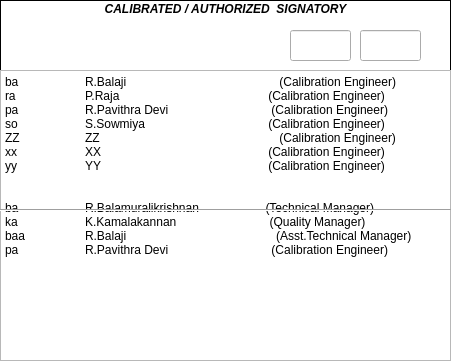
           <widget class="QGroupBox" name="groupBox_12">
            <property name="geometry">
             <rect>
              <x>260</x>
              <y>960</y>
              <width>451</width>
              <height>361</height>
             </rect>
            </property>
            <property name="font">
             <font>
              <weight>75</weight>
              <italic>true</italic>
              <bold>true</bold>
             </font>
            </property>
            <property name="styleSheet">
             <string notr="true">QGroupBox{background-color: white;
    border: 1px solid black;
    margin-top: 0.5em;
}




</string>
            </property>
            <property name="title">
             <string>CALIBRATED / AUTHORIZED  SIGNATORY</string>
            </property>
            <property name="alignment">
             <set>Qt::AlignCenter</set>
            </property>
            <widget class="QPlainTextEdit" name="plainTextEdit">
             <property name="geometry">
              <rect>
               <x>0</x>
               <y>70</y>
               <width>451</width>
               <height>291</height>
              </rect>
             </property>
             <property name="plainText">
              <string>ba	R.Balaji                                              (Calibration Engineer)
ra	P.Raja                         	       (Calibration Engineer)
pa	R.Pavithra Devi                               (Calibration Engineer)
so	S.Sowmiya                             	       (Calibration Engineer)
ZZ	ZZ                                                      (Calibration Engineer)
xx	XX                           	       (Calibration Engineer)
yy	YY                          	       (Calibration Engineer)


ba	R.Balamuralikrishnan                    (Technical Manager)
ka	K.Kamalakannan                            (Quality Manager)
baa	R.Balaji                                             (Asst.Technical Manager)
pa	R.Pavithra Devi                               (Calibration Engineer)</string>
             </property>
            </widget>
            <widget class="Line" name="line_4">
             <property name="geometry">
              <rect>
               <x>0</x>
               <y>200</y>
               <width>451</width>
               <height>20</height>
              </rect>
             </property>
             <property name="orientation">
              <enum>Qt::Horizontal</enum>
             </property>
            </widget>
            <widget class="QLineEdit" name="lineEdit_38">
             <property name="geometry">
              <rect>
               <x>290</x>
               <y>30</y>
               <width>61</width>
               <height>31</height>
              </rect>
             </property>
             <property name="text">
              <string/>
             </property>
            </widget>
            <widget class="QLineEdit" name="lineEdit_39">
             <property name="geometry">
              <rect>
               <x>360</x>
               <y>30</y>
               <width>61</width>
               <height>31</height>
              </rect>
             </property>
             <property name="text">
              <string/>
             </property>
            </widget>
           </widget>
